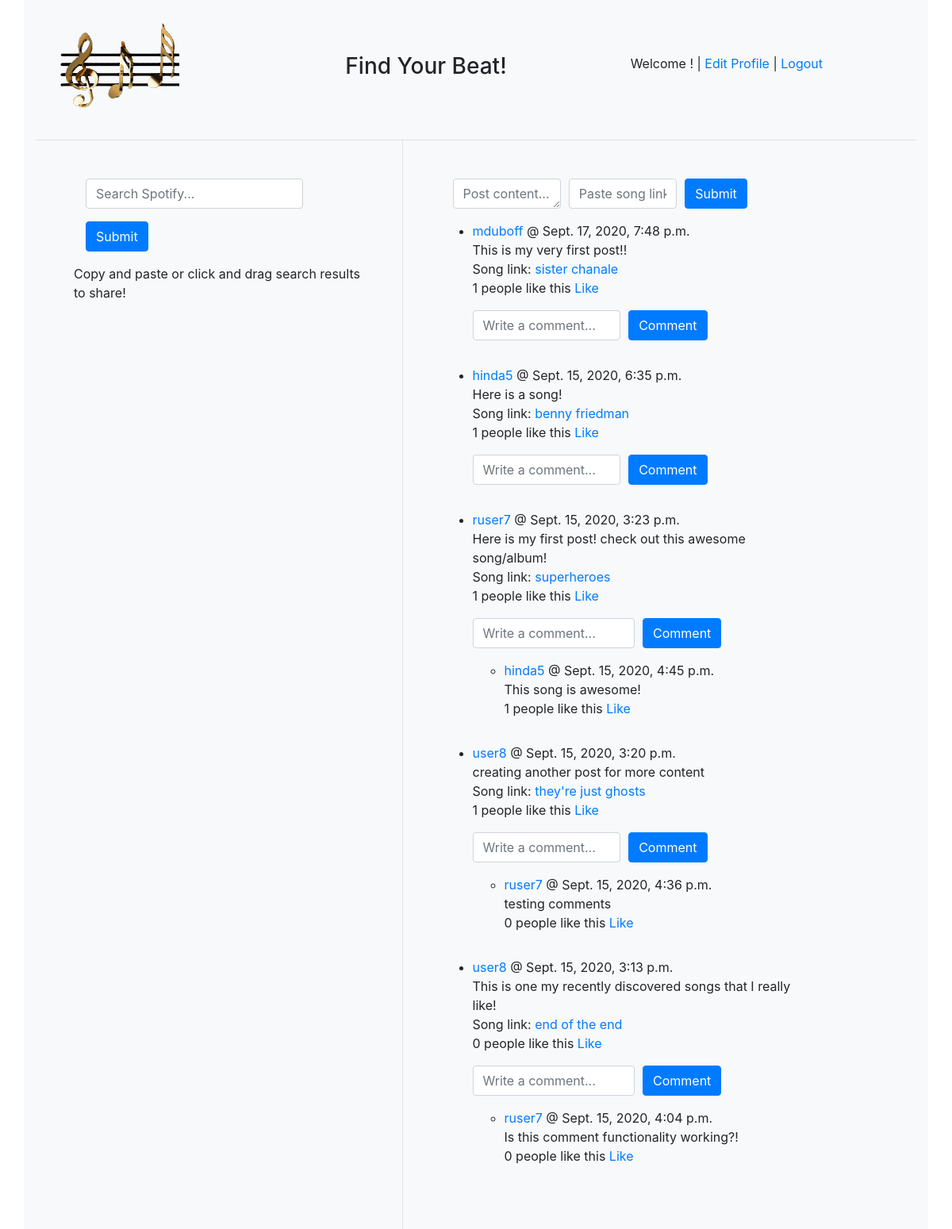
The page /home on the database its author committed.
### app_one/models.py (models this page shows)
class Posts(models.Model):
    poster = models.ForeignKey(User, related_name="posts", on_delete=models.CASCADE)
    content = models.TextField()
    likes = models.ManyToManyField(User, related_name="likes")
    song_link = models.CharField(max_length=255)
    song_name = models.CharField(max_length=255)
    created_at = models.DateTimeField(auto_now_add=True)
    updated_at = models.DateTimeField(auto_now=True)
    objects = PostManager()

class User(models.Model):
    first_name = models.CharField(max_length=255)
    last_name = models.CharField(max_length=255)
    username = models.CharField(max_length=45)
    email_address = models.CharField(max_length=45)
    password = models.CharField(max_length=16)
    confirm_pw = models.CharField(max_length=16)
    biography = models.TextField()
    birthday = models.DateField()
    created_at = models.DateTimeField(auto_now_add=True)
    updated_at = models.DateTimeField(auto_now=True)
    objects = UserManager()

class Comment(models.Model):
    content = models.CharField(max_length=255)
    post = models.ForeignKey(Posts, related_name="comment", on_delete=models.CASCADE)
    poster = models.ForeignKey(User, related_name="comment", on_delete=models.CASCADE)
    liked = models.ManyToManyField(User, related_name="liked")
    created_at = models.DateTimeField(auto_now_add=True)
    updated_at = models.DateTimeField(auto_now=True)
    objects = CommentManager()

### app_one/views.py (the view)
# urls.py: 2. Add a URL to urlpatterns:  path('', views.home, name='home')
def home(request):
    auth_manager = SpotifyClientCredentials()
    sp = spotipy.Spotify(auth_manager=auth_manager)
    context = {
        'user': User.objects.all(),
        'posts': Posts.objects.all(),
        'comment': Comment.objects.all(),
    }
    return render(request, 'music.html', context)

### app_one/templates/music.html (shortened to what this page needs)
<!DOCTYPE html>
<html lang="en">
<head>
    <link rel="stylesheet" href="https://stackpath.bootstrapcdn.com/bootstrap/4.5.2/css/bootstrap.min.css"
>
</head>
<body>
    <div class="container bg-light">
        <nav class="navbar navbar-expand">
            <div class="col">
                <a class="navbar-brand" href="/home"><img src="static\music.gif" alt="Link to Home page"></a>
            </div>
            <div class="col">
                <h3>Find Your Beat!</h3>
            </div>
            <div class="col">
                <p>Welcome <a href="view_user/{{request.session.user_id}}">{{request.session.name}}</a>! | <a href="/edit_prof/{{request.session.user_id}}" class="link">Edit Profile </a>|<a href="/logout"> Logout</a></p>
            </div>
        </nav>
        <div class="container bg-light border-top">
            <div class="row">
                <div class="col-5 p-5 border-right">
                    <div class="container">
                        <form id="search" action="/sign" method="POST">
                            <div class="form-row">
                                <div class="form-group col-auto">
                                    <input type="text" placeholder="Search Spotify..."class="form-control" name="q" id="q">
                                </div>
                                <div class="form-group col-auto">
                                    <button type="submit" class="btn btn-primary">Submit</button>
                                </div>
                            </div>
                        </form>
                        <div class="row">
                            <p>Copy and paste or click and drag search results to share!</p>
                        </div>
                        <div class="row">
                        </div>
                    </div>
                </div>
                <div class="col-6 p-5">
                    <div class="container">
                        <form action="/search" method="POST">
                            <div class="form-row">
                                <div class="form-group col">
                                    <textarea name="content" class="form-control" placeholder="Post content..." cols="30" rows="1"></textarea>
                                </div>
                                <div class="form-group col">
                                    <input class="form-control" placeholder="Paste song link here to share" type="text" name="song_link">
                                </div>
                                <div class="form-group col">
                                    <button type="submit" class="btn btn-primary">Submit</button>
                                </div>
                            </div>
                        </form>
                        <div class="row">
                            {% for post in posts reversed %}
                                <ul>
                                    <li><a href='view_user/{{post.poster.id}}'>{{post.poster.username}}</a> @ {{post.created_at}} <br> {{post.content}} <br> Song link: <a href='{{post.song_link}}'>{{post.song_name}}</a> </li>
                                    {% if request.session.user_id != post.poster.id %}
                                        <form action="/comment/{{post.id}}" method="POST">
                                        <p>{{post.likes.count}} people like this <a href="/like/{{post.id}}">Like</a></p>
                                            <div class="form-row">
                                                <div class="form-group col">
                                                    <input type="text" class="form-control" name="comment" placeholder="Write a comment...">
                                                </div>
                                                <div class="form-group col">
                                                    <button type="submit" class="btn btn-primary">Comment</button>
                                                </div>
                                            </div>
                                        </form>
                                    {% endif %}
                                    {% for comment in post.comment.all %}
                                    <ul>
                                        <li><a href="view_user/{{comment.poster.id}}">{{comment.poster.username}}</a> @ {{comment.created_at}} <br> {{comment.content}}</li>
                                        <p>{{comment.liked.count}} people like this <a href="/like_comment/{{comment.id}}">Like</a></p>
                                    </ul>
                                    {% endfor %}
                                </ul>
                            {% endfor %}
                        </div>
                    </div>
                </div>
            </div>
        </div>
    </div>
</body>
</html>

### app_one/templates/music.html (style rules this page uses)
img { width: 150px; }

### rows shown on the page
Posts: poster.username "mduboff", created_at "Sept. 17, 2020, 7:48 p.m.", content "This is my very first post!!", song_name "sister chanale", likes.count "1"
Posts: poster.username "hinda5", created_at "Sept. 15, 2020, 6:35 p.m.", content "Here is a song!", song_name "benny friedman", likes.count "1"
Posts: poster.username "ruser7", created_at "Sept. 15, 2020, 3:23 p.m.", content "Here is my first post! check out this awesome song/album!", song_name "superheroes", likes.count "1"
Comment: poster.username "hinda5", created_at "Sept. 15, 2020, 4:45 p.m.", content "This song is awesome!", liked.count "1"
Posts: poster.username "user8", created_at "Sept. 15, 2020, 3:20 p.m.", content "creating another post for more content", song_name "they're just ghosts", likes.count "1"
Comment: poster.username "ruser7", created_at "Sept. 15, 2020, 4:36 p.m.", content "testing comments", liked.count "0"
Posts: poster.username "user8", created_at "Sept. 15, 2020, 3:13 p.m.", content "This is one my recently discovered songs that I really like!", song_name "end of the end", likes.count "0"
Comment: poster.username "ruser7", created_at "Sept. 15, 2020, 4:04 p.m.", content "Is this comment functionality working?!", liked.count "0"
